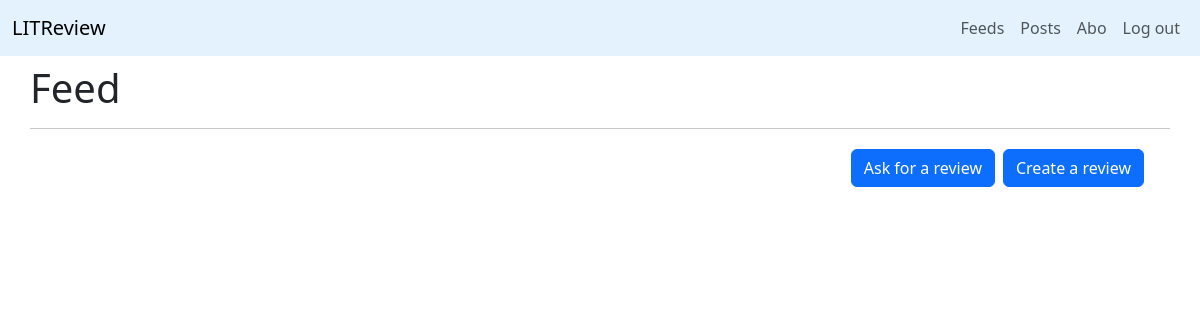
Before: /review/ with the older database file.
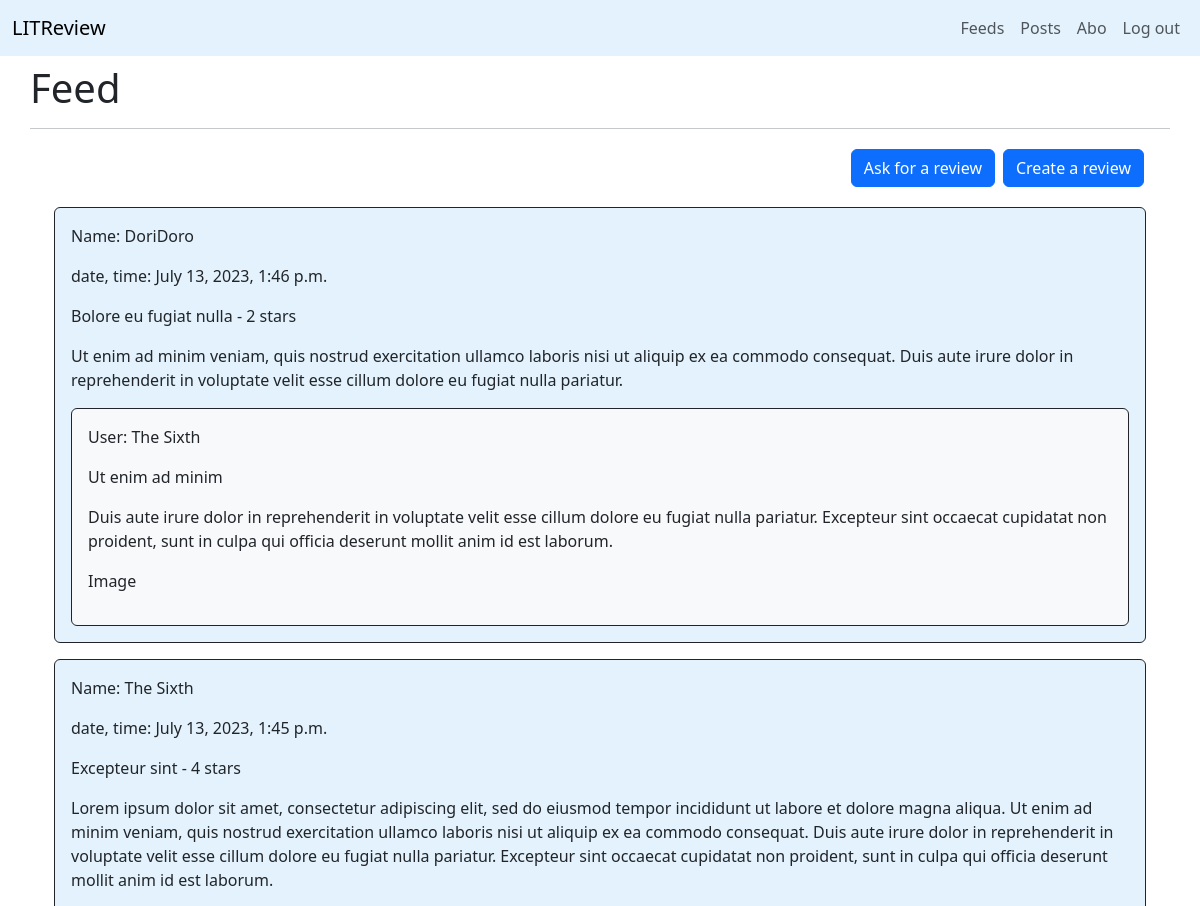
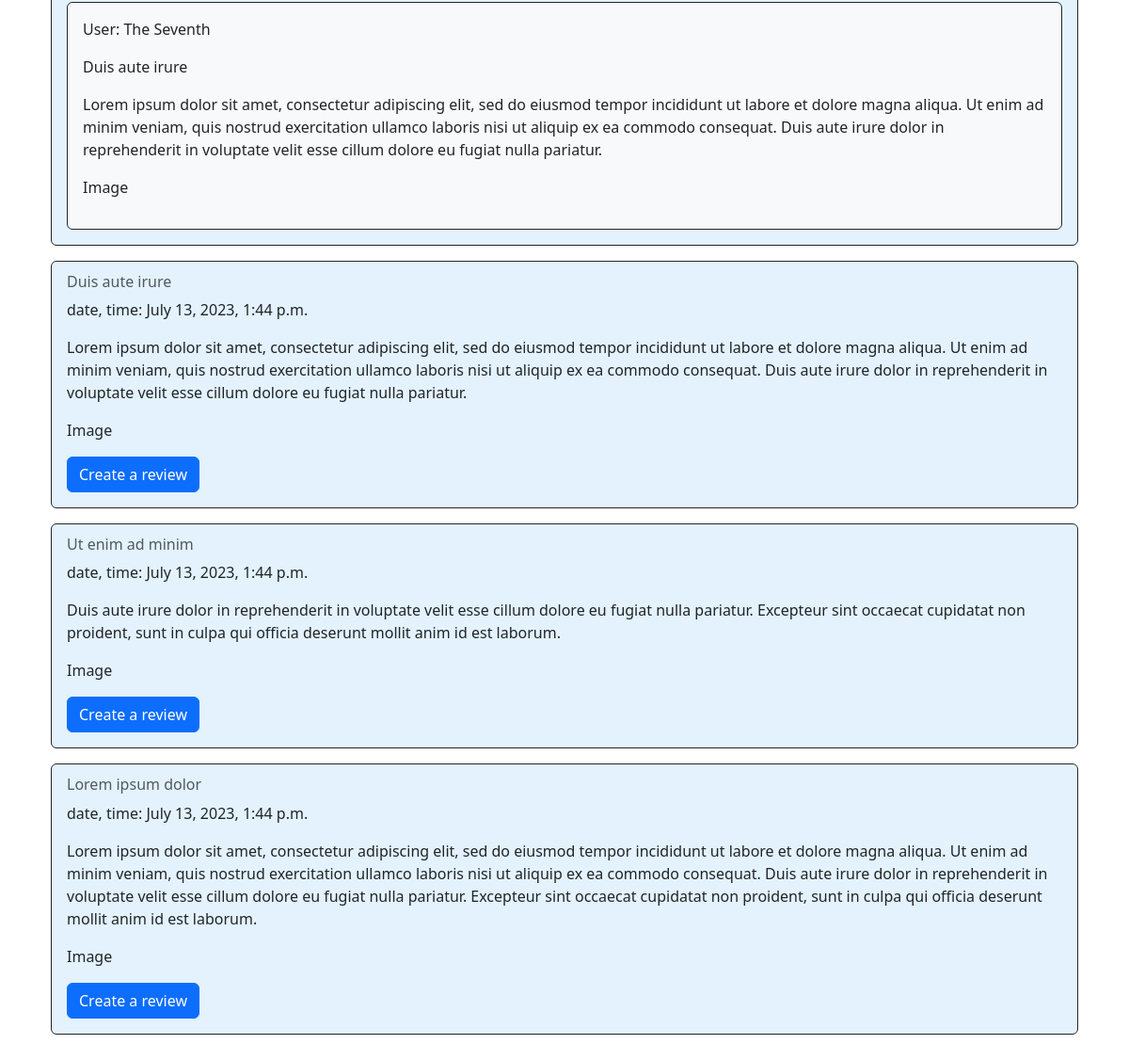
After: the same page with the newer database file (2 pictures, top to bottom).
### review/models.py (models this page shows, shortened)
class Review(models.Model):
    class Meta:
        verbose_name = _("review")
        verbose_name_plural = _("reviews")
        ordering = ["-review_created"]
    ticket = models.ForeignKey(Ticket, on_delete=models.CASCADE, verbose_name=_("ticket"))
    rating = models.PositiveSmallIntegerField(
        validators=[MinValueValidator(0), MaxValueValidator(5)],
        verbose_name=_("rating")
    )
    headline = models.CharField(max_length=128, verbose_name=_("title of review"))
    body = models.TextField(verbose_name=_("comment"), blank=True)
    author = models.ForeignKey(
        settings.AUTH_USER_MODEL,
        on_delete=models.CASCADE,
        verbose_name=_("author"),
    )
    review_created = models.DateTimeField(auto_now_add=True, verbose_name=_("review created at"))

class Ticket(models.Model):
    class Meta:
        verbose_name = _("ticket")
        verbose_name_plural = _("tickets")
        ordering = ["-ticket_created"]
    title = models.CharField(max_length=128, verbose_name=_("title of ticket"))
    description = models.TextField(max_length=2048, verbose_name=_("description"), blank=True)
    creator = models.ForeignKey(
        settings.AUTH_USER_MODEL,
        on_delete=models.CASCADE,
        verbose_name=_("creator of ticket"),
    )
    image = models.ImageField(upload_to='images', verbose_name=_("image"), blank=True, null=True)
    ticket_created = models.DateTimeField(auto_now_add=True, verbose_name=_("ticket created at"))

### accounts/models.py (models this page shows)
class User(AbstractUser):
    class Meta:
        verbose_name = 'user'
        verbose_name_plural = 'users'
    USERNAME_FIELD = 'username'
    EMAIL_FIELD = 'email'
    REQUIRED_FIELDS = ['email']
    username = models.CharField(max_length=50, unique=True, verbose_name=_("user name"))
    email = models.EmailField(unique=True, verbose_name=_("email"))
    def __str__(self):
        return self.username

### review/views.py (the view)
# urls.py: path('review/', ReviewView.as_view(), name='review_page'),
class ReviewView(TemplateView):
    template_name = "review_page.html"
    def get_context_data(self, **kwargs):
        context = super().get_context_data(**kwargs)
        context['reviews'] = Review.objects.all()
        context['tickets'] = Ticket.objects.all()
        return context

### review/templates/review_page.html
{% extends 'base_layout.html' %}
{% block content %}
<div class="container main mt-4">
    <h1> Feed </h1>
    <hr>
    <div class="container justify-content-center">
      <div class="headline_feed">
        <a class="btn btn-primary m-1" href="{% url 'review:create_ticket' %}" role="button"> Ask for a review </a>
        <a class="btn btn-primary m-1" href="#" role="button"> Create a review </a>
      </div>
      {% for review in reviews %}
      <div class="container mt-3">
        <div class="card border-dark my-3 w-80" style="background-color: #e3f2fd;">
          <div class="card-body">
            <p> Name: {{ review.author }} </p>
            <p> date, time: {{ review.review_created }} </p>
            <p> {{ review.headline }} - {{ review.rating }} stars </p>
            <p> {{ review.body }} </p>
            <div class="card border-dark bg-light">
              <div class="card-body">
                <p> User: {{ review.ticket.creator }} </p>
                <p> {{ review.ticket.title }} </p>
                <p> {{ review.ticket.description }} </p>
                <p> Image </p>
              </div>
            </div>
          </div>
        </div>
      </div>
      {% endfor %}
      {% for ticket in tickets %}
      <div class="container mt-3">
        <div class="card border-dark my-3 w-80" style="background-color: #e3f2fd;">
          <div class="card-body">
            <h6 class="card-subtitle mb-2 text-muted"> {{ ticket.title }} </h6>
            <p> date, time: {{ ticket.ticket_created }} </p>
            <p class="card-text"> {{ ticket.description }} </p>
            <p> Image </p>
            <a class="btn btn-primary" href="#" role="button">Create a review</a>
          </div>
        </div>
      </div>
      {% endfor %}
    </div>
</div>
{% endblock %}

### ui/templates/base_layout.html (shortened to what this page needs)
{% load static %}
    <!DOCTYPE html>
    <html lang="en">
    <head>
        <link href="https://cdn.jsdelivr.net/npm/bootstrap@5.3.0/dist/css/bootstrap.min.css" rel="stylesheet">
        <link rel="stylesheet" type="text/css" href="{% static 'css/crispy-forms.css' %}"/>
        <link rel="stylesheet" type="text/css" href="{% static 'css/styles.css' %}"/>
    </head>
    <body>
      <nav class="navbar fixed-top navbar-expand-lg" style="background-color: #e3f2fd;">
        <div class="container-fluid">
          <a class="navbar-brand" href="/">LITReview</a>
          <div class="collapse navbar-collapse justify-content-end" id="navbarNav">
            <ul class="navbar-nav">
              <li class="nav-item">
                <a class="nav-link" href="#"> Feeds </a>
              </li>
              <li class="nav-item">
                <a class="nav-link" href="#"> Posts </a>
              </li>
              <li class="nav-item">
                <a class="nav-link" href="#"> Abo </a>
              </li>
              <li class="nav-item">
                <a class="nav-link" href="{% url 'accounts:logout' %}"> Log out </a>
              </li>
            </ul>
          </div>
        </div>
      </nav>
      {% block content %}
      {% endblock %}
    </body>
    </html>

### ui/static/css/styles.css (style rules this page uses)
.main { padding: 40px 0; }
.headline_feed { display: flex; justify-content: flex-end; padding-right: 10px; width: 100%; }

Changed rows visible on the page:
added Review: author "DoriDoro", review_created "July 13, 2023, 1:46 p.m.", headline "Bolore eu fugiat nulla", rating "2", body "Ut enim ad minim veniam, quis nostrud exercitation ullamco laboris nisi ut aliquip ex ea commodo consequat. Duis aute irure dolor in reprehenderit in voluptate velit esse cillum dolore eu fugiat nulla pariatur.", ticket.creator "The Sixth", ticket "Ut enim ad minim", ticket.description "Duis aute irure dolor in reprehenderit in voluptate velit esse cillum dolore eu fugiat nulla pariatur. Excepteur sint occaecat cupidatat non proident, sunt in culpa qui officia deserunt mollit anim id est laborum."
added Review: author "The Sixth", review_created "July 13, 2023, 1:45 p.m.", headline "Excepteur sint", rating "4", body "Lorem ipsum dolor sit amet, consectetur adipiscing elit, sed do eiusmod tempor incididunt ut labore et dolore magna aliqua. Ut enim ad minim veniam, quis nostrud exercitation ullamco laboris nisi ut aliquip ex ea commodo consequat. Duis aute irure dolor in reprehenderit in voluptate velit esse cillum dolore eu fugiat nulla pariatur. Excepteur sint occaecat cupidatat non proident, sunt in culpa qui officia deserunt mollit anim id est laborum.", ticket.creator "The Seventh", ticket "Duis aute irure", ticket.description "Lorem ipsum dolor sit amet, consectetur adipiscing elit, sed do eiusmod tempor incididunt ut labore et dolore magna aliqua. Ut enim ad minim veniam, quis nostrud exercitation ullamco laboris nisi ut aliquip ex ea commodo consequat. Duis aute irure dolor in reprehenderit in voluptate velit esse cillum dolore eu fugiat nulla pariatur."
added Ticket: title "Duis aute irure", ticket_created "July 13, 2023, 1:44 p.m.", description "Lorem ipsum dolor sit amet, consectetur adipiscing elit, sed do eiusmod tempor incididunt ut labore et dolore magna aliqua. Ut enim ad minim veniam, quis nostrud exercitation ullamco laboris nisi ut aliquip ex ea commodo consequat. Duis aute irure dolor in reprehenderit in voluptate velit esse cillum dolore eu fugiat nulla pariatur."
added Ticket: title "Ut enim ad minim", ticket_created "July 13, 2023, 1:44 p.m.", description "Duis aute irure dolor in reprehenderit in voluptate velit esse cillum dolore eu fugiat nulla pariatur. Excepteur sint occaecat cupidatat non proident, sunt in culpa qui officia deserunt mollit anim id est laborum."
added Ticket: title "Lorem ipsum dolor", ticket_created "July 13, 2023, 1:44 p.m.", description "Lorem ipsum dolor sit amet, consectetur adipiscing elit, sed do eiusmod tempor incididunt ut labore et dolore magna aliqua. Ut enim ad minim veniam, quis nostrud exercitation ullamco laboris nisi ut aliquip ex ea commodo consequat. Duis aute irure dolor in reprehenderit in voluptate velit esse cillum dolore eu fugiat nulla pariatur. Excepteur sint occaecat cupidatat non proident, sunt in culpa qui officia deserunt mollit anim id est laborum."
